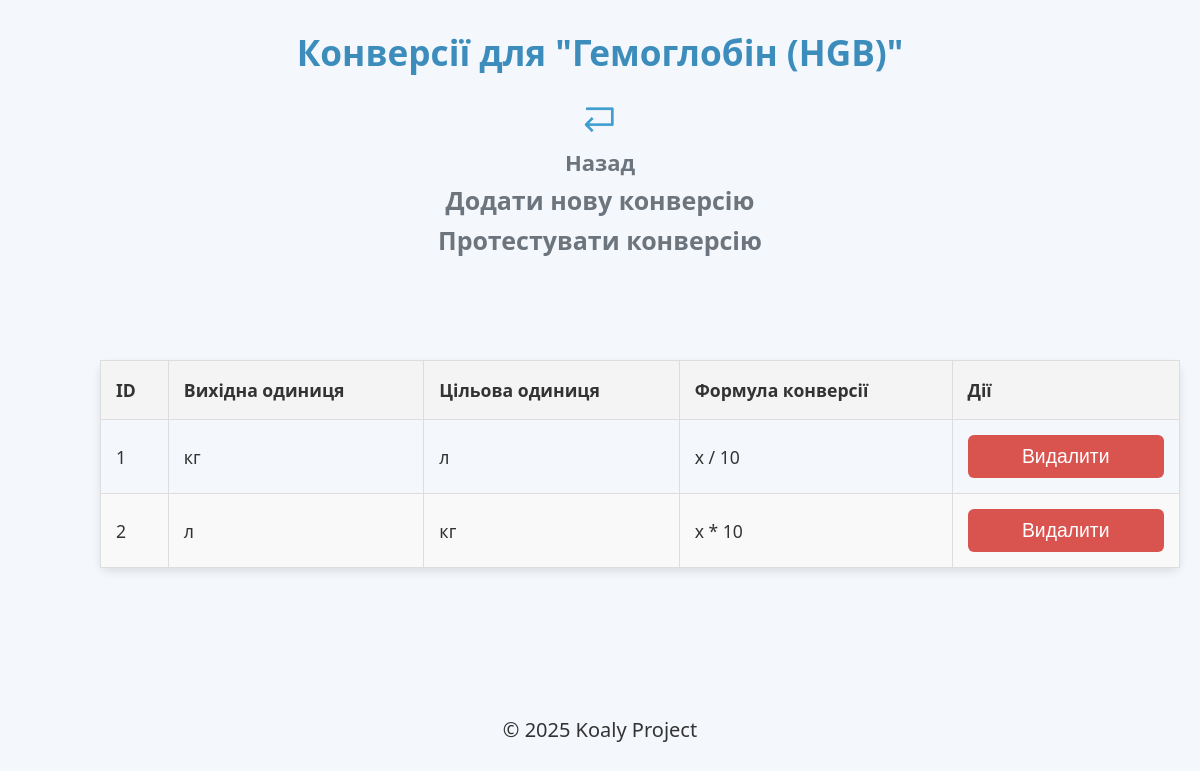
Page /conversions/1 on the earlier database version.
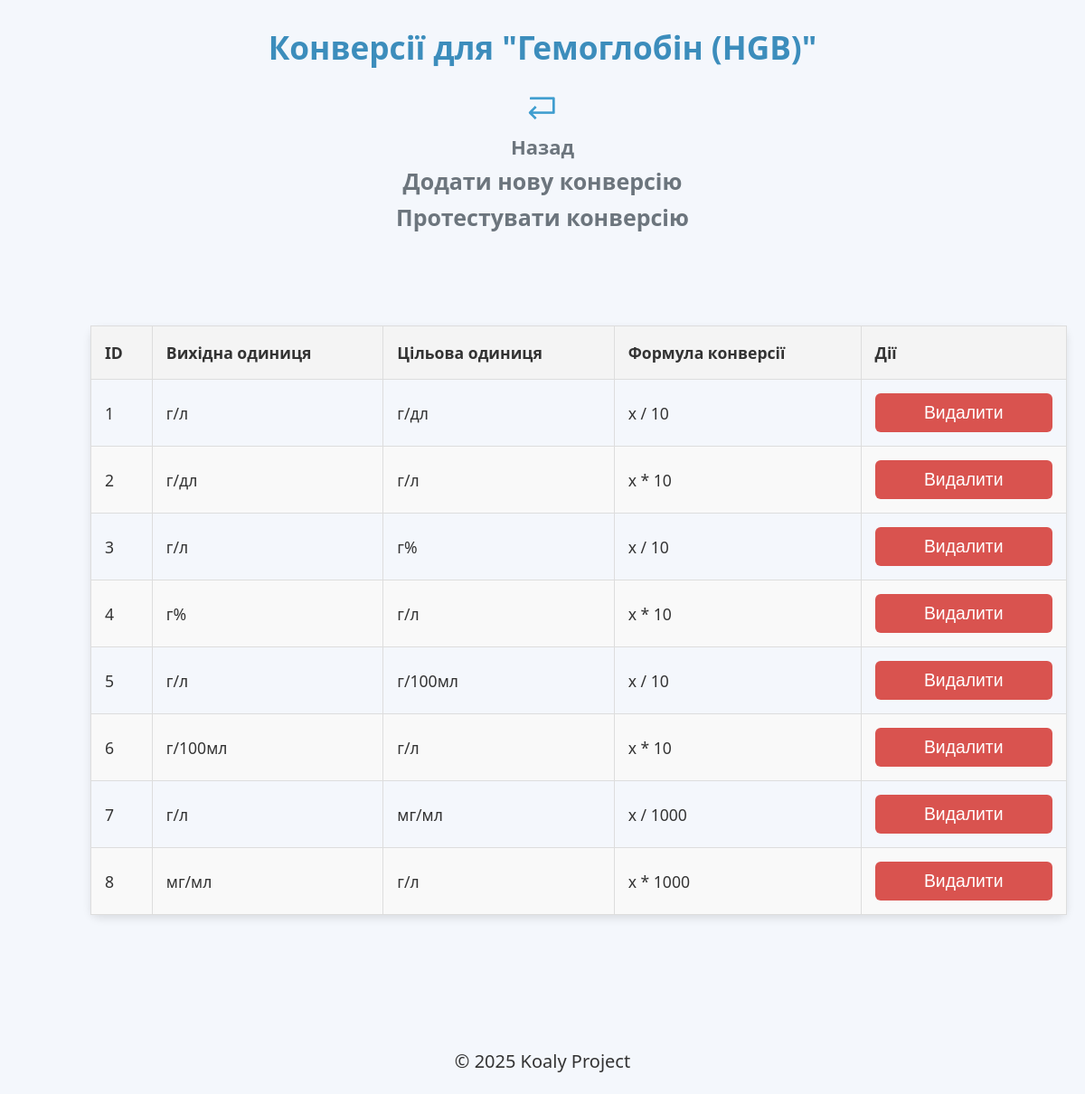
Same page on the later database version.
### medicalgrouplibrary/database.py (models this page shows)
class StandardName(Base):
    __tablename__ = "standard_names"
    id = Column(Integer, primary_key=True, index=True)
    name = Column(String, unique=True, nullable=False)
    standard_unit_id = Column(Integer, ForeignKey("units.id"), nullable=True)  # Зв'язок зі стандартною одиницею
    units = relationship("Unit", back_populates="standard_name", foreign_keys="[Unit.standard_name_id]")
    unit_conversions = relationship("UnitConversion", back_populates="standard_name",
                                    foreign_keys="[UnitConversion.standard_name_id]")
    synonyms = relationship("AnalysisSynonym", back_populates="standard_name")

class UnitConversion(Base):
    __tablename__ = "unit_conversions"
    id = Column(Integer, primary_key=True, index=True)
    from_unit_id = Column(Integer, ForeignKey("units.id"), nullable=False)  # Вихідна одиниця
    to_unit_id = Column(Integer, ForeignKey("units.id"), nullable=False)    # Цільова одиниця
    formula = Column(String, nullable=False)  # Формула конверсії
    standard_name_id = Column(Integer, ForeignKey("standard_names.id"), nullable=False)  # Додано для зв'язку з StandardName
    from_unit = relationship("Unit", foreign_keys=[from_unit_id])
    to_unit = relationship("Unit", foreign_keys=[to_unit_id])
    standard_name = relationship("StandardName", back_populates="unit_conversions", foreign_keys=[standard_name_id])
    __table_args__ = (
        UniqueConstraint("from_unit_id", "to_unit_id", name="unique_conversion_constraint"),
    )

class Unit(Base):
    __tablename__ = "units"
    id = Column(Integer, primary_key=True, index=True)
    unit = Column(String, nullable=False)  # Назва одиниці
    standard_name_id = Column(Integer, ForeignKey("standard_names.id"), nullable=False)
    is_standard = Column(Boolean, default=False)  # Чи є ця одиниця стандартною для аналізу
    standard_name = relationship("StandardName", back_populates="units", foreign_keys=[standard_name_id])
    __table_args__ = (
        UniqueConstraint("standard_name_id", "unit", name="unique_standard_name_unit_constraint"),
    )

### routes/units.py (the view)
@router.get("/conversions/{standard_name_id}", response_class=HTMLResponse)
async def get_conversions_for_standard_name(request: Request, standard_name_id: int, db: Session = Depends(get_db)):
    standard_name = db.query(StandardName).filter_by(id=standard_name_id).first()
    if not standard_name:
        raise HTTPException(status_code=404, detail="Стандартне ім'я не знайдено.")
    conversions = db.query(UnitConversion).filter_by(standard_name_id=standard_name_id).all()
    return templates.TemplateResponse("conversions_list.html", {
        "request": request,
        "standard_name": standard_name,
        "conversions": conversions
    })

### templates/conversions_list.html (shortened to what this page needs)
{% extends "components/base.html" %}
{% block header %}Конверсії для "{{ standard_name.name }}"{% endblock %}
{% block content %}
    <p align="center"><a href="/"><img src="/static/back.png" width="3%"><br>Назад</a>
    <br>
    <a href="/add_conversion/{{ standard_name.id }}" style="font-size:25px;">Додати нову конверсію</a>
        <br>
        <a href="/test_conversion/{{ standard_name.id }}" style="font-size:25px;">Протестувати конверсію</a>
    </p>
<table>
    <thead>
        <tr>
            <th>ID</th>
            <th>Вихідна одиниця</th>
            <th>Цільова одиниця</th>
            <th>Формула конверсії</th>
            <th>Дії</th>
        </tr>
    </thead>
    <tbody>
        {% for conversion in conversions %}
            <tr>
                <td>{{ conversion.id }}</td>
                <td>{{ conversion.from_unit.unit }}</td>
                <td>{{ conversion.to_unit.unit }}</td>
                <td>{{ conversion.formula }}</td>
                <td>
                    <form method="post" action="/delete_conversion/{{ conversion.id }}" class="form-delete" style="display: inline;">
                        <button type="submit" class="btn-delete">Видалити</button>
                    </form>
                </td>
            </tr>
        {% endfor %}
    </tbody>
</table>
{% endblock %}

### templates/components/base.html (shortened to what this page needs)
<!DOCTYPE html>
<html lang="uk">
<head>
    <link rel="stylesheet" href="/static/styles.css">
</head>
<body>
    <header>
        <h1>{% block header %}Koaly Project{% endblock %}</h1>
    </header>
    <main>
        {% block content %}{% endblock %}
    </main>
    <br>
    <footer>
        <p align="center">© 2025 Koaly Project</p>
    </footer>
</body>
</html>

### static/styles.css (style rules this page uses)
body { font-family: 'Segoe UI', Tahoma, Geneva, Verdana, sans-serif; margin: 0; padding: 0; background-color: #f4f7fc; color: #333; line-height: 1.6; }
h1, h2 { font-family: 'Segoe UI', Tahoma, Geneva, Verdana, sans-serif; margin-bottom: 20px; text-align: center; }
h1 { color: #3c8dbc; font-size: 2.2em; }
a { color: #007bff; text-decoration: none; font-weight: bold; transition: color 0.3s ease, transform 0.2s ease; }
p { font-size: 20px; }
p a { color: #6c757d; font-size: 1.1em; }
form { background-color: #fff; padding: 10px; border-radius: 10px; margin-bottom: 30px; width: 100%; max-width: 600px; margin-left: auto; margin-right: auto; }
.form-delete { background-color: transparent; padding: 0; border-radius: 0; margin: 0; width: auto; max-width: none; }
form button { width: 100%; padding: 12px; background-color: #007bff; color: white; border: none; border-radius: 6px; cursor: pointer; font-size: 1.2em; transition: background-color 0.3s ease, transform 0.2s ease; }
table { width: 90%; align:center; margin: 100px; border-collapse: collapse; margin: 20px background-color: #fff; border-radius: 10px; box-shadow: 0 4px 10px rgba(0, 0, 0, 0.1); }
table th, table td { border: 1px solid #ddd; padding: 15px; text-align: left; font-size: 1.1em; }
table th { background-color: #f4f4f4; color: #333; }
table tr:nth-child(even) { background-color: #f9f9f9; }
button, .btn-delete, .btn-edit { padding: 10px 20px; cursor: pointer; border-radius: 6px; font-size: 1.1em; transition: background-color 0.3s ease, transform 0.2s ease; display: inline-block; margin-right: 12px; }
.btn-delete { background-color: #d9534f; color: white; border: none; max-width: 200px; }
h1, h2 { text-align: center; }

Differences in the rows shown:
changed through a linked row, UnitConversion id 1: from_unit.unit "кг" → "г/л"; to_unit.unit "л" → "г/дл"
changed through a linked row, UnitConversion id 2: from_unit.unit "л" → "г/дл"; to_unit.unit "кг" → "г/л"
added UnitConversion: id "3", from_unit.unit "г/л", to_unit.unit "г%", formula "x / 10"
added UnitConversion: id "4", from_unit.unit "г%", to_unit.unit "г/л", formula "x * 10"
added UnitConversion: id "5", from_unit.unit "г/л", to_unit.unit "г/100мл", formula "x / 10"
added UnitConversion: id "6", from_unit.unit "г/100мл", to_unit.unit "г/л", formula "x * 10"
added UnitConversion: id "7", from_unit.unit "г/л", to_unit.unit "мг/мл", formula "x / 1000"
added UnitConversion: id "8", from_unit.unit "мг/мл", to_unit.unit "г/л", formula "x * 1000"
